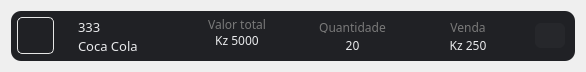
<?xml version="1.0" encoding="UTF-8"?>
<ui version="4.0">
 <class>return_busca</class>
 <widget class="QWidget" name="return_busca">
  <property name="geometry">
   <rect>
    <x>0</x>
    <y>0</y>
    <width>586</width>
    <height>68</height>
   </rect>
  </property>
  <property name="windowTitle">
   <string>Form</string>
  </property>
  <layout class="QHBoxLayout" name="horizontalLayout_3">
   <item>
    <widget class="QFrame" name="frame_registro">
     <property name="minimumSize">
      <size>
       <width>0</width>
       <height>50</height>
      </size>
     </property>
     <property name="maximumSize">
      <size>
       <width>16777215</width>
       <height>50</height>
      </size>
     </property>
     <property name="styleSheet">
      <string notr="true">QFrame{background-color: rgb(32, 33, 37);
border-radius:10px;}</string>
     </property>
     <property name="frameShape">
      <enum>QFrame::StyledPanel</enum>
     </property>
     <property name="frameShadow">
      <enum>QFrame::Raised</enum>
     </property>
     <layout class="QHBoxLayout" name="horizontalLayout_8">
      <property name="spacing">
       <number>19</number>
      </property>
      <property name="leftMargin">
       <number>6</number>
      </property>
      <property name="topMargin">
       <number>0</number>
      </property>
      <property name="rightMargin">
       <number>10</number>
      </property>
      <property name="bottomMargin">
       <number>0</number>
      </property>
      <item>
       <widget class="QPushButton" name="icon">
        <property name="minimumSize">
         <size>
          <width>37</width>
          <height>37</height>
         </size>
        </property>
        <property name="maximumSize">
         <size>
          <width>37</width>
          <height>37</height>
         </size>
        </property>
        <property name="styleSheet">
         <string notr="true">border: 1px solid rgb(230, 230, 230);
border-radius:5px;</string>
        </property>
        <property name="text">
         <string/>
        </property>
        <property name="icon">
         <iconset>
          <normaloff>../../../../../../imagem de modelo/transferir-removebg-preview.png</normaloff>../../../../../../imagem de modelo/transferir-removebg-preview.png</iconset>
        </property>
        <property name="iconSize">
         <size>
          <width>60</width>
          <height>60</height>
         </size>
        </property>
       </widget>
      </item>
      <item>
       <widget class="QFrame" name="frame_chave_nome">
        <property name="frameShape">
         <enum>QFrame::StyledPanel</enum>
        </property>
        <property name="frameShadow">
         <enum>QFrame::Raised</enum>
        </property>
        <layout class="QVBoxLayout" name="verticalLayout_9">
         <property name="leftMargin">
          <number>5</number>
         </property>
         <property name="rightMargin">
          <number>0</number>
         </property>
         <item>
          <widget class="QLabel" name="chave">
           <property name="font">
            <font>
             <family>Segoe UI Semibold</family>
             <pointsize>10</pointsize>
            </font>
           </property>
           <property name="styleSheet">
            <string notr="true">color: rgb(233, 234, 236);</string>
           </property>
           <property name="text">
            <string>333</string>
           </property>
          </widget>
         </item>
         <item>
          <widget class="QLabel" name="nome_produto">
           <property name="font">
            <font>
             <family>Zilla Slab Medium</family>
             <pointsize>10</pointsize>
            </font>
           </property>
           <property name="styleSheet">
            <string notr="true">color: rgb(233, 234, 236);</string>
           </property>
           <property name="text">
            <string>Coca Cola</string>
           </property>
          </widget>
         </item>
        </layout>
       </widget>
      </item>
      <item>
       <widget class="QFrame" name="frame_valor_persentual">
        <property name="minimumSize">
         <size>
          <width>92</width>
          <height>0</height>
         </size>
        </property>
        <property name="frameShape">
         <enum>QFrame::StyledPanel</enum>
        </property>
        <property name="frameShadow">
         <enum>QFrame::Raised</enum>
        </property>
        <layout class="QVBoxLayout" name="verticalLayout_6">
         <property name="leftMargin">
          <number>10</number>
         </property>
         <property name="topMargin">
          <number>8</number>
         </property>
         <property name="rightMargin">
          <number>10</number>
         </property>
         <property name="bottomMargin">
          <number>10</number>
         </property>
         <item>
          <widget class="QLabel" name="lbl_valor_percentual">
           <property name="maximumSize">
            <size>
             <width>16777215</width>
             <height>15</height>
            </size>
           </property>
           <property name="font">
            <font>
             <family>Segoe UI Semibold</family>
            </font>
           </property>
           <property name="styleSheet">
            <string notr="true">color: rgb(121, 121, 121)</string>
           </property>
           <property name="text">
            <string>Valor total</string>
           </property>
           <property name="alignment">
            <set>Qt::AlignCenter</set>
           </property>
          </widget>
         </item>
         <item>
          <widget class="QLabel" name="lbl_valor_total">
           <property name="maximumSize">
            <size>
             <width>16777215</width>
             <height>15</height>
            </size>
           </property>
           <property name="font">
            <font>
             <family>Segoe UI Semibold</family>
            </font>
           </property>
           <property name="styleSheet">
            <string notr="true">color: rgb(233, 234, 236);</string>
           </property>
           <property name="text">
            <string>Kz 5000</string>
           </property>
           <property name="alignment">
            <set>Qt::AlignCenter</set>
           </property>
          </widget>
         </item>
         <item>
          <widget class="QFrame" name="frame_continer">
           <property name="maximumSize">
            <size>
             <width>16777215</width>
             <height>16</height>
            </size>
           </property>
           <property name="frameShape">
            <enum>QFrame::StyledPanel</enum>
           </property>
           <property name="frameShadow">
            <enum>QFrame::Raised</enum>
           </property>
           <layout class="QHBoxLayout" name="horizontalLayout_4">
            <property name="spacing">
             <number>0</number>
            </property>
            <property name="leftMargin">
             <number>0</number>
            </property>
            <property name="topMargin">
             <number>0</number>
            </property>
            <property name="rightMargin">
             <number>0</number>
            </property>
            <property name="bottomMargin">
             <number>0</number>
            </property>
           </layout>
          </widget>
         </item>
        </layout>
       </widget>
      </item>
      <item>
       <widget class="QFrame" name="frame_unidade">
        <property name="minimumSize">
         <size>
          <width>80</width>
          <height>0</height>
         </size>
        </property>
        <property name="maximumSize">
         <size>
          <width>1234567</width>
          <height>16777215</height>
         </size>
        </property>
        <property name="frameShape">
         <enum>QFrame::StyledPanel</enum>
        </property>
        <property name="frameShadow">
         <enum>QFrame::Raised</enum>
        </property>
        <layout class="QVBoxLayout" name="verticalLayout_2">
         <property name="leftMargin">
          <number>10</number>
         </property>
         <property name="topMargin">
          <number>10</number>
         </property>
         <property name="rightMargin">
          <number>10</number>
         </property>
         <property name="bottomMargin">
          <number>10</number>
         </property>
         <item>
          <widget class="QLabel" name="lbl_unidade">
           <property name="font">
            <font>
             <family>Segoe UI Semibold</family>
            </font>
           </property>
           <property name="styleSheet">
            <string notr="true">color: rgb(121, 121, 121)</string>
           </property>
           <property name="text">
            <string>Quantidade</string>
           </property>
           <property name="alignment">
            <set>Qt::AlignCenter</set>
           </property>
          </widget>
         </item>
         <item>
          <widget class="QLabel" name="lbl_unidade_valor">
           <property name="font">
            <font>
             <family>Segoe UI Semibold</family>
            </font>
           </property>
           <property name="styleSheet">
            <string notr="true">color: rgb(233, 234, 236);</string>
           </property>
           <property name="text">
            <string>20</string>
           </property>
           <property name="alignment">
            <set>Qt::AlignCenter</set>
           </property>
          </widget>
         </item>
        </layout>
       </widget>
      </item>
      <item>
       <widget class="QFrame" name="frame_venda">
        <property name="minimumSize">
         <size>
          <width>77</width>
          <height>0</height>
         </size>
        </property>
        <property name="maximumSize">
         <size>
          <width>2345678</width>
          <height>16777215</height>
         </size>
        </property>
        <property name="frameShape">
         <enum>QFrame::StyledPanel</enum>
        </property>
        <property name="frameShadow">
         <enum>QFrame::Raised</enum>
        </property>
        <layout class="QVBoxLayout" name="verticalLayout">
         <property name="leftMargin">
          <number>10</number>
         </property>
         <property name="topMargin">
          <number>10</number>
         </property>
         <property name="rightMargin">
          <number>10</number>
         </property>
         <property name="bottomMargin">
          <number>10</number>
         </property>
         <item>
          <widget class="QLabel" name="lbl_venda">
           <property name="font">
            <font>
             <family>Segoe UI Semibold</family>
            </font>
           </property>
           <property name="styleSheet">
            <string notr="true">color: rgb(121, 121, 121)</string>
           </property>
           <property name="text">
            <string>Venda</string>
           </property>
           <property name="alignment">
            <set>Qt::AlignCenter</set>
           </property>
          </widget>
         </item>
         <item>
          <widget class="QLabel" name="lbl_venda_valor">
           <property name="font">
            <font>
             <family>Segoe UI Semibold</family>
            </font>
           </property>
           <property name="styleSheet">
            <string notr="true">color: rgb(233, 234, 236);</string>
           </property>
           <property name="text">
            <string>Kz 250</string>
           </property>
           <property name="alignment">
            <set>Qt::AlignCenter</set>
           </property>
          </widget>
         </item>
        </layout>
       </widget>
      </item>
      <item>
       <widget class="QPushButton" name="btn_opcoes">
        <property name="minimumSize">
         <size>
          <width>30</width>
          <height>25</height>
         </size>
        </property>
        <property name="maximumSize">
         <size>
          <width>30</width>
          <height>25</height>
         </size>
        </property>
        <property name="sizeIncrement">
         <size>
          <width>0</width>
          <height>0</height>
         </size>
        </property>
        <property name="font">
         <font>
          <pointsize>10</pointsize>
          <bold>false</bold>
         </font>
        </property>
        <property name="toolTip">
         <string>Opções</string>
        </property>
        <property name="styleSheet">
         <string notr="true">QPushButton {
            color: rgb(233, 234, 236);
            background-color: rgb(38, 39, 43);
            border: none;
            border-radius: 6px;
}
 QPushButton:hover {
 	background-color: rgb(49, 50, 55)
 }
QPushButton:pressed {
 	background-color: rgb(38, 39, 43);
}</string>
        </property>
        <property name="text">
         <string/>
        </property>
        <property name="icon">
         <iconset>
          <normaloff>../../../images/svg_icons/icon_close.svg</normaloff>../../../images/svg_icons/icon_close.svg</iconset>
        </property>
        <property name="iconSize">
         <size>
          <width>20</width>
          <height>20</height>
         </size>
        </property>
       </widget>
      </item>
     </layout>
    </widget>
   </item>
  </layout>
 </widget>
 <resources/>
 <connections/>
</ui>
